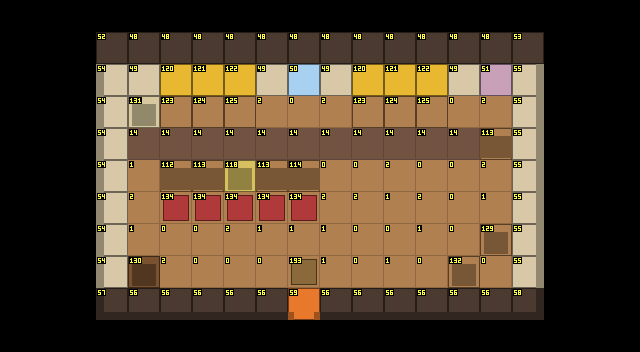

A level layout from a 2D game, rendered from its tile map. Below: a short description, then the map file with its tile-grid data intact:
An orthogonal 20x11 tile map with 32x32 px tiles, 4 tile layers (Sol, Decor, Murs, Dessus) and 6 objects (3x Article, Sortie, Spawn, PNJ).

<map version="1.10" tiledversion="1.12.2" orientation="orthogonal" renderorder="right-down" width="20" height="11" tilewidth="32" tileheight="32" infinite="0" nextlayerid="6" nextobjectid="7">
 <properties>
  <property name="camera" value="ecran" />
 </properties>
 <tileset firstgid="1" source="../tilesets/interieurs.tsx" />
 <layer id="1" name="Sol" width="20" height="11">
  <data encoding="csv">
0,0,0,0,0,0,0,0,0,0,0,0,0,0,0,0,0,0,0,0,
0,0,0,0,0,0,0,0,0,0,0,0,0,0,0,0,0,0,0,0,
0,0,0,1,3,1,1,1,3,1,1,1,2,1,1,3,1,0,0,0,
0,0,0,1,1,1,2,1,3,1,3,2,1,1,1,3,2,0,0,0,
0,0,0,3,2,3,2,3,1,1,2,1,3,2,2,1,1,0,0,0,
0,0,0,2,2,3,1,3,2,3,1,1,3,1,1,3,2,0,0,0,
0,0,0,1,3,3,3,2,3,1,3,3,2,3,1,2,1,0,0,0,
0,0,0,3,2,1,1,3,2,2,2,1,1,2,1,3,3,0,0,0,
0,0,0,1,3,3,1,1,1,2,2,1,2,1,3,1,2,0,0,0,
0,0,0,1,3,1,1,1,2,1,1,2,2,3,3,2,1,0,0,0,
0,0,0,0,0,0,0,0,0,0,0,0,0,0,0,0,0,0,0,0
</data>
 </layer>
 <layer id="2" name="Decor" width="20" height="11">
  <data encoding="csv">
0,0,0,0,0,0,0,0,0,0,0,0,0,0,0,0,0,0,0,0,
0,0,0,0,0,0,0,0,0,0,0,0,0,0,0,0,0,0,0,0,
0,0,0,0,0,0,0,0,0,0,0,0,0,0,0,0,0,0,0,0,
0,0,0,0,0,0,0,0,0,0,0,0,0,0,0,0,0,0,0,0,
0,0,0,0,15,15,15,15,15,15,15,15,15,15,15,0,0,0,0,0,
0,0,0,0,0,0,0,0,0,0,0,0,0,0,0,0,0,0,0,0,
0,0,0,0,0,135,135,135,135,135,0,0,0,0,0,0,0,0,0,0,
0,0,0,0,0,0,0,0,0,0,0,0,0,0,0,0,0,0,0,0,
0,0,0,0,0,0,0,0,0,194,0,0,0,0,0,0,0,0,0,0,
0,0,0,0,0,0,0,0,0,0,0,0,0,0,0,0,0,0,0,0,
0,0,0,0,0,0,0,0,0,0,0,0,0,0,0,0,0,0,0,0
</data>
 </layer>
 <layer id="3" name="Murs" width="20" height="11">
  <data encoding="csv">
0,0,0,0,0,0,0,0,0,0,0,0,0,0,0,0,0,0,0,0,
0,0,0,53,49,49,49,49,49,49,49,49,49,49,49,49,54,0,0,0,
0,0,0,55,50,121,122,123,50,51,50,121,122,123,50,52,56,0,0,0,
0,0,0,55,132,124,125,126,0,0,0,124,125,126,0,0,56,0,0,0,
0,0,0,55,0,0,0,0,0,0,0,0,0,0,0,114,56,0,0,0,
0,0,0,55,0,113,114,119,114,115,0,0,0,0,0,0,56,0,0,0,
0,0,0,55,0,0,0,0,0,0,0,0,0,0,0,0,56,0,0,0,
0,0,0,55,0,0,0,0,0,0,0,0,0,0,0,130,56,0,0,0,
0,0,0,55,131,0,0,0,0,0,0,0,0,0,133,0,56,0,0,0,
0,0,0,58,57,57,57,57,57,60,57,57,57,57,57,57,59,0,0,0,
0,0,0,0,0,0,0,0,0,0,0,0,0,0,0,0,0,0,0,0
</data>
 </layer>
 <objectgroup id="4" name="Objets">
  <object id="1" type="Sortie" x="288" y="288" width="32" height="32">
   <properties>
    <property name="cible_carte" value="res://scenes/rooms/village_room.tscn" />
    <property name="cible_spawn" value="depuis_boutique" />
    <property name="godot_node_type" value="area" />
   </properties>
  </object>
  <object id="2" type="Spawn" x="304" y="272">
   <properties>
    <property name="id" value="depuis_village" />
   </properties>
   <point />
  </object>
  <object id="3" type="Article" x="208" y="176">
   <properties>
    <property name="id" value="boutique_fleches" />
    <property name="contenu" value="boutique_fleches" />
    <property name="prix" type="int" value="20" />
    <property name="etape" type="int" value="1" />
   </properties>
   <point />
  </object>
  <object id="4" type="Article" x="272" y="176">
   <properties>
    <property name="id" value="boutique_bombes" />
    <property name="contenu" value="boutique_bombes" />
    <property name="prix" type="int" value="30" />
    <property name="etape" type="int" value="2" />
   </properties>
   <point />
  </object>
  <object id="5" type="Article" x="496" y="144">
   <properties>
    <property name="id" value="village_quart_coeur_boutique" />
    <property name="contenu" value="quart_coeur" />
    <property name="prix" type="int" value="150" />
    <property name="unique" type="bool" value="true" />
   </properties>
   <point />
  </object>
  <object id="6" type="PNJ" x="368" y="176">
   <properties>
    <property name="id" value="garrick" />
    <property name="direction" value="down" />
   </properties>
   <point />
  </object>
 </objectgroup>
 <layer id="5" name="Dessus" width="20" height="11">
  <data encoding="csv">
0,0,0,0,0,0,0,0,0,0,0,0,0,0,0,0,0,0,0,0,
0,0,0,0,0,0,0,0,0,0,0,0,0,0,0,0,0,0,0,0,
0,0,0,0,0,0,0,0,0,0,0,0,0,0,0,0,0,0,0,0,
0,0,0,0,0,0,0,0,0,0,0,0,0,0,0,0,0,0,0,0,
0,0,0,0,0,0,0,0,0,0,0,0,0,0,0,0,0,0,0,0,
0,0,0,0,0,0,0,0,0,0,0,0,0,0,0,0,0,0,0,0,
0,0,0,0,0,0,0,0,0,0,0,0,0,0,0,0,0,0,0,0,
0,0,0,0,0,0,0,0,0,0,0,0,0,0,0,0,0,0,0,0,
0,0,0,0,0,0,0,0,0,0,0,0,0,0,0,0,0,0,0,0,
0,0,0,0,0,0,0,0,0,0,0,0,0,0,0,0,0,0,0,0,
0,0,0,0,0,0,0,0,0,0,0,0,0,0,0,0,0,0,0,0
</data>
 </layer>
</map>
